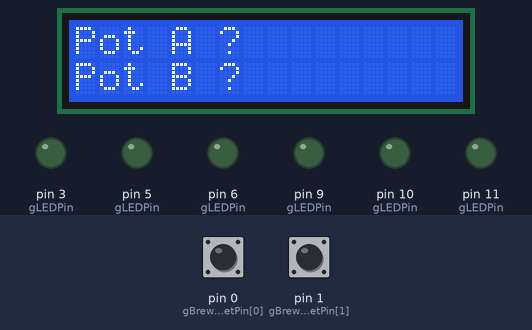
The sketch below on a simulated Arduino Uno, built with avr-gcc and run on an emulated ATmega328P. On the bench: 16×2 character LCD, output pins drawn as LEDs (lit = HIGH). The test bench sets the inputs (shaded band); at power-on: pin 0 (gBrewResetPin[0]) HIGH, pin 1 (gBrewResetPin[1]) HIGH.

Above: at 7.9 s.
8.0 s: pin 0 (gBrewResetPin[0]) pulled LOW for 0.15 s
At 9.2 s:
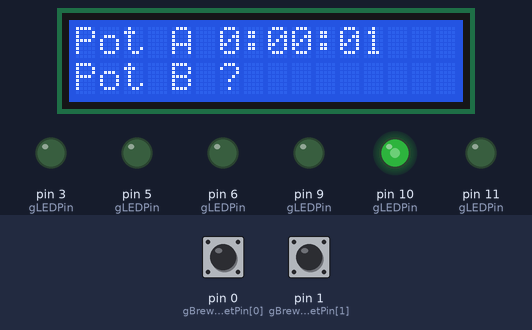
11.1 s: pin 1 (gBrewResetPin[1]) pulled LOW for 0.15 s
At 12.5 s:
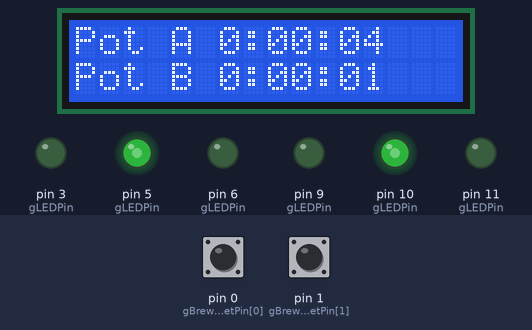
14.2 s: pin 0 (gBrewResetPin[0]) pulled LOW for 1 s
At 15.5 s:
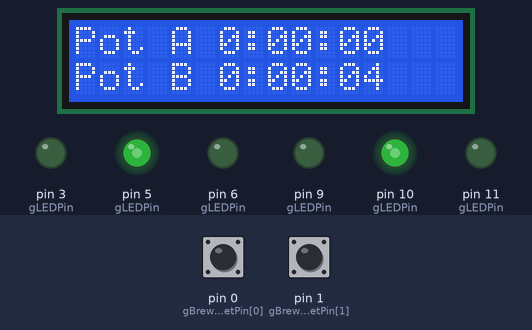
16.7 s: pin 1 (gBrewResetPin[1]) pulled LOW for 1 s
At 18.5 s:
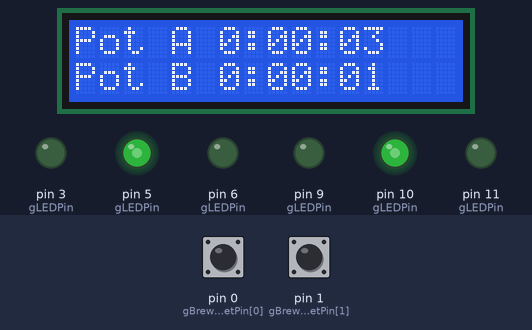
19.2 s: pin 0 (gBrewResetPin[0]) driven LOW and pin 1 (gBrewResetPin[1]) driven LOW
At 20.5 s:
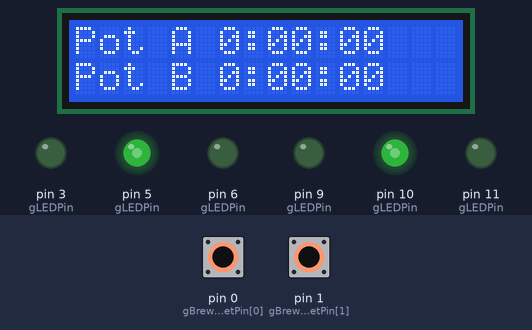
22.2 s: pin 0 (gBrewResetPin[0]) driven HIGH
At 23.6 s:
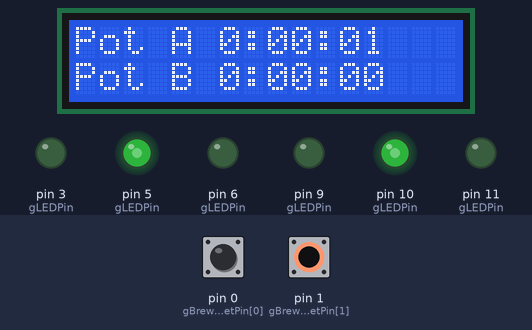
Timing chart, 0 to 25.2 s (numbered marks = the images above; inputs shaded):
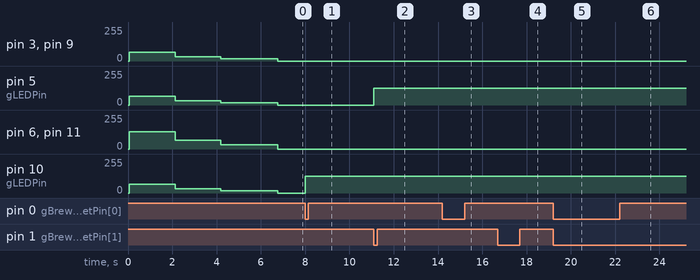

Measured:
- after the input at 8.0 s, pin 10 (gLEDPin): 0/255 → 127/255 at once; the display: first changes at once (image 1 shows a later state)
- after the input at 11.1 s, pin 5 (gLEDPin): 0/255 → 127/255 at once; the display: first changes at once (image 2 shows a later state)
- after the input at 22.2 s, the display: changes after 0.62 s (image 6)
- what the display in image 1 shows lasts 1.0 s, from 8.8 s to 9.8 s

The sketch:

BrewDoo.ino
```cpp
// (licence header left out)
#include <LiquidCrystal.h>

/// Uncomment this if using common anode RBG LEDs.
//#define COMMON_ANODE

const char* VersionString = "BrewDoo 1.1";

/// Defines number of timers (pots of coffee) to keep track of.
/// For an UNO, 2 is the maximum number possible.
#define POT_COUNT 2

/// Keeps track of number of seconds since each pot was brewed.
long gTimeSinceBrew[POT_COUNT] = { -1 };

/// Time since brewed, in seconds, during which a pot is considered very fresh.
// A pot's indicator LED will be pure green during this time.
#define FRESH_TIME_LIMIT (1*15*60)
/// Time since brewed, in seconds, beyond which a pot is considered old.
// A pot's indicator LED will be pure red after this time.
#define OLD_TIME_LIMIT (3*60*60)
/// Time since brewed, in seconds, when the brew time should be reset to 'unknown'
// A pot's indicator LED will be turned off after this time.
#define RESET_TIME_LIMIT (4*60*60)

/// Digital inputs (w/pullups)
int gBrewResetPin[POT_COUNT] = { 0, 1 };

/// Pins for RGB LEDs
struct RGB
{
   byte red;
   byte green;
   byte blue;
};
RGB gLEDPin[POT_COUNT] = {
   { 9, 10, 11 },
   { 3, 5, 6 }
};

/// Defines the layout of the LCD's character cells.
#define LCD_ROWS 2
#define LCD_COLS 16

#define GREETING_LINES 2
const char* GreetingString[GREETING_LINES] = {
   "Life's too short",
   "for old coffee!"
};

/// A buffer used for conveniently writing spaces to an entire line.
char gPad[LCD_COLS+1];

/// This holds the text that is sent to the display.
char gDisplayText[LCD_ROWS][LCD_COLS+1] = {0};

/// Pins for Hitachi LCD; any of the Arduino digital pins should work
// interchangeably for any of these LCD connections.  I chose these to
// simplify the PCB layout.
int gLCD_RS_Pin = 13;
int gLCD_E_Pin = 12;
int gLCD_D4_Pin = 8;
int gLCD_D5_Pin = 7;
int gLCD_D6_Pin = 4;
int gLCD_D7_Pin = 2;


/// Initialize the LCD display with correct pin assignments.
LiquidCrystal gLCDDisplay(gLCD_RS_Pin, gLCD_E_Pin, gLCD_D4_Pin, gLCD_D5_Pin, gLCD_D6_Pin, gLCD_D7_Pin);


// A crude string length function.
int strlen( char* line )
{
   int cnt=0;

   while( line[cnt] != 0 )
      cnt++;

   return cnt;
}


void display_lines( bool center )
{
   for ( int i = 0; i < LCD_ROWS; ++i )
   {
      gLCDDisplay.setCursor(0, i);
      gLCDDisplay.print(gPad);
      if ( center )
      {
         int offset = (LCD_COLS - strlen(gDisplayText[i]))/2;
         gLCDDisplay.setCursor( offset, i );
      }
      else
      {
         gLCDDisplay.setCursor(0, i);
      }
      gLCDDisplay.print(gDisplayText[i]);
   }
}


void scroll_line( const char* line, int row, int hold_time )
{
   // TODO: Use library scrolling functionality?
   for ( int i = 0; i < LCD_COLS; ++i )
   {
      gLCDDisplay.setCursor( 0, row );
      gLCDDisplay.print(gPad);
      gLCDDisplay.setCursor( LCD_COLS-i-1, row );
      gLCDDisplay.print(line);
      delay(100);
   }
   delay(hold_time);
}


// Sets the color of an RGB LED.
// led: index into gLEDPin array
// red, green, blue: color components in the range [0..255]
void set_color(int led, int red, int green, int blue)
{
#ifdef COMMON_ANODE
   red = 255 - red;
   green = 255 - green;
   blue = 255 - blue;
#endif
   analogWrite(gLEDPin[led].red, red);
   analogWrite(gLEDPin[led].green, green);
   analogWrite(gLEDPin[led].blue, blue);
}


/// Guaranteed to consume no more than 7 positions in gDisplayText.
int seconds_to_time_str( int seconds, int row, int start_index, int limit, bool show_seconds )
{
   if ( start_index >= limit )
      return start_index;

   if ( seconds < 0 )
   {
      gDisplayText[row][start_index++] = '?';
      return start_index;
   }

#if (RESET_TIME_LIMIT >= 10*60*60)
#error This code assumes times less than 10 hours.
#endif
   int hour( seconds / 60 / 60 );
   int minute( ( seconds - hour * 60 * 60 ) / 60 );
   int second( seconds % 60 );

   gDisplayText[row][start_index++] = '0'+hour;
   if ( start_index < limit ) gDisplayText[row][start_index++] = ':';
   if ( start_index < limit ) gDisplayText[row][start_index++] = '0'+minute/10;
   if ( start_index < limit ) gDisplayText[row][start_index++] = '0'+minute%10;
   if ( show_seconds )
   {
      if ( start_index < limit ) gDisplayText[row][start_index++] = ':';
      if ( start_index < limit ) gDisplayText[row][start_index++] = '0'+second/10;
      if ( start_index < limit ) gDisplayText[row][start_index++] = '0'+second%10;
   }

   return start_index;
}


void update_display()
{
   int i;
#if (LCD_ROWS == 1)
   #if (LCD_COLS<POT_COUNT*7-1)
      #error Display too small for information to be displayed.
   #endif
   // Need to squeeze everything on one line and omit seconds display
   i = 0;
   for ( int p = 0; p < POT_COUNT; ++p )
   {
      gDisplayText[0][i++] = 'A'+p;
      gDisplayText[0][i++] = ' ';
      i = seconds_to_time_str( gTimeSinceBrew[p], p, i, LCD_COLS, false );
      if ( p < POT_COUNT - 1 )
         gDisplayText[0][i++] = ' ';
   }
   for ( ; i <= LCD_COLS; ++i )
      gDisplayText[0][i] = 0;
#else // More than 1 row available for LCD
   #if (LCD_COLS<13)
      #error Display too small for information to be displayed.
   #endif

   // One pot per row, with seconds
   for ( int p = 0; p < POT_COUNT && p < LCD_ROWS; ++p )
   {
      int v = gTimeSinceBrew[p];
      i = 0;
      gDisplayText[p][i++] = 'P';
      gDisplayText[p][i++] = 'o';
      gDisplayText[p][i++] = 't';
      gDisplayText[p][i++] = ' ';
      gDisplayText[p][i++] = 'A'+p;
      gDisplayText[p][i++] = ' ';
      i = seconds_to_time_str( gTimeSinceBrew[p], p, i, LCD_COLS, true );
      for ( ; i <= LCD_COLS; ++i )
         gDisplayText[p][i] = 0;
   }
#endif

   display_lines(false);

   // Note that green values are divided by two as a crude
   // way to compensate for the eye's greater sensitivity to
   // green. Otherwise, green is kind of overpowering.
   for ( int p = 0; p < POT_COUNT; ++p )
   {
      if ( gTimeSinceBrew[p] < 0 )
         set_color( p, 0, 0, 0 );
      else if ( gTimeSinceBrew[p] < FRESH_TIME_LIMIT )
         set_color( p, 0, 127, 0 );
      else if ( gTimeSinceBrew[p] > OLD_TIME_LIMIT )
         set_color( p, 255, 0, 0 );
      else
      {
         // Interpolate between green/fresh and red/old
         unsigned long val = (255 * (gTimeSinceBrew[p]-FRESH_TIME_LIMIT)/(OLD_TIME_LIMIT-FRESH_TIME_LIMIT));

         if ( val > 255 )
            val = 255;
         set_color( p, val, (255-val)/2, 0 );
      }
   }
}


/// One-time setup before entering the main loop.
void setup()
{
   // Set up the LCD's number of columns and rows.
   gLCDDisplay.begin(LCD_COLS, LCD_ROWS);

   // Init our padding string
   for ( int i = 0; i < LCD_COLS; ++i )
      gPad[i] = ' ';
   gPad[LCD_COLS] = 0;

   for ( int i = 0 ; i < POT_COUNT; ++i )
   {
      gTimeSinceBrew[i] = -1;
      pinMode( gBrewResetPin[i], INPUT_PULLUP );
      pinMode( gLEDPin[i].red, OUTPUT );
      pinMode( gLEDPin[i].green, OUTPUT );
      pinMode( gLEDPin[i].blue, OUTPUT );
      set_color( i, 127, 127, 255 );
   }

   // Display an initial greeting message
   int rgb = 64;
   int line = 0;
   for ( int j = 0 ; j < POT_COUNT; ++j )
      set_color( j, rgb, rgb, 2*rgb );
   rgb = rgb / 2;
   scroll_line( VersionString, line, 400 );
   if ( LCD_ROWS > 1 )
      line++;
   for ( int i = 0; i < GREETING_LINES; ++i )
   {
      for ( int j = 0 ; j < POT_COUNT; ++j )
         set_color( j, rgb, rgb, 2*rgb );
      rgb = rgb / 2;
      scroll_line( GreetingString[i], line, 400 );
      if ( line < LCD_ROWS - 1 )
         line++;
   }
   delay(500);
   for ( int i = 0 ; i < POT_COUNT; ++i )
      set_color( i, 0, 0, 0 );

   update_display();
}


unsigned long gLastTime = 0;

/// The main loop.  Release the hounds!
void loop()
{
   unsigned long time = millis();
   bool do_update = false;

   if ( time < gLastTime )
   {
      // Deal with rollover
      time = gLastTime - time;
      gLastTime = 0;
   }

   // See if a second's gone by
   if ( time - gLastTime > 1000 )
   {
      gLastTime = time;
      for ( int i = 0; i < POT_COUNT; ++i )
      {
         if ( gTimeSinceBrew[i] >= 0 )
         {
            if ( ++gTimeSinceBrew[i] > RESET_TIME_LIMIT )
               gTimeSinceBrew[i] = -1;
         }
      }
      do_update = true;
   }

   // Check for resets
   for ( int i = 0; i < POT_COUNT; ++i )
   {
      if ( digitalRead( gBrewResetPin[i] ) == LOW )
      {
         gTimeSinceBrew[i] = 0;
         do_update = true;
      }
   }

   if ( do_update )
      update_display();

}
```
